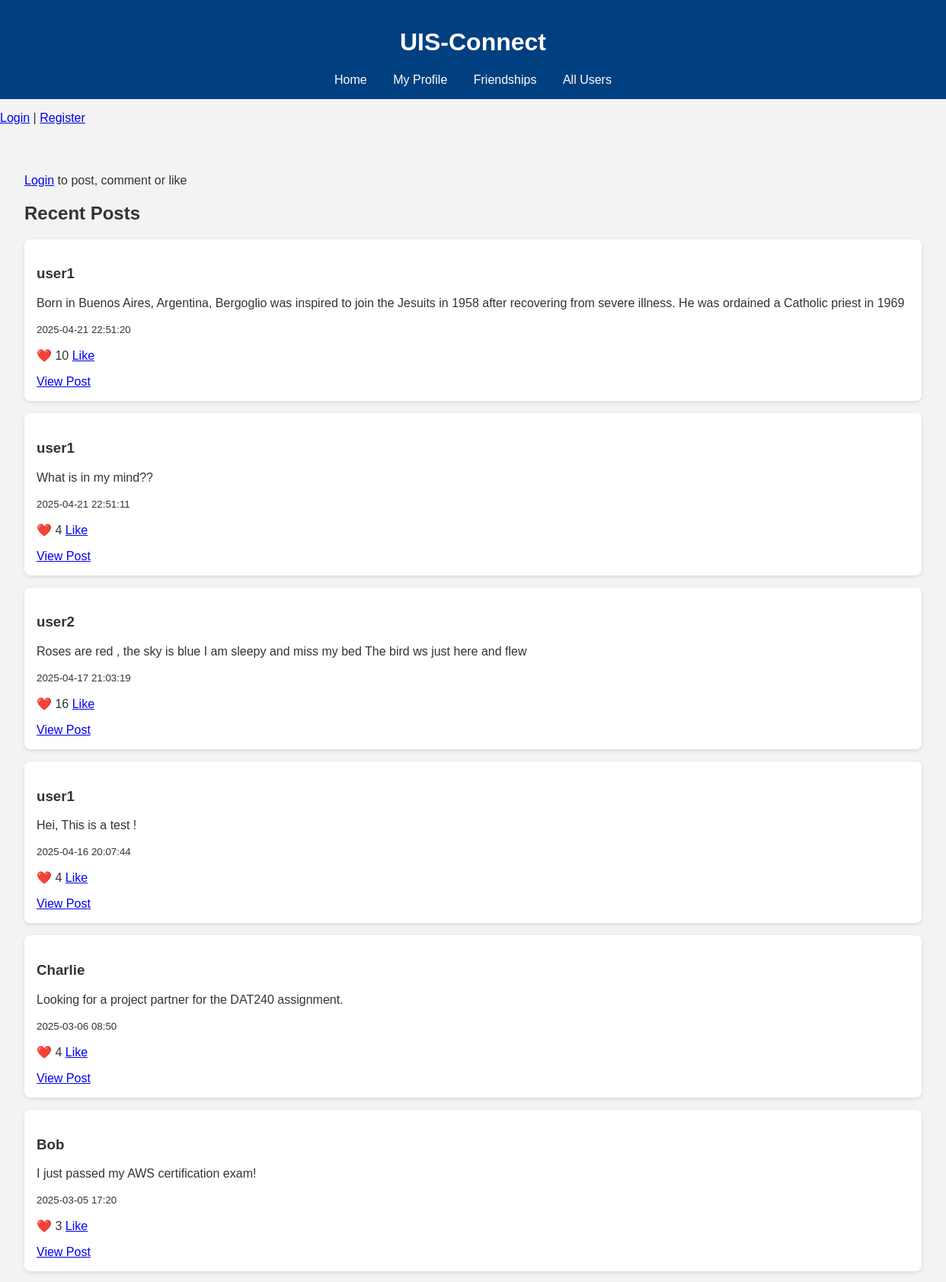
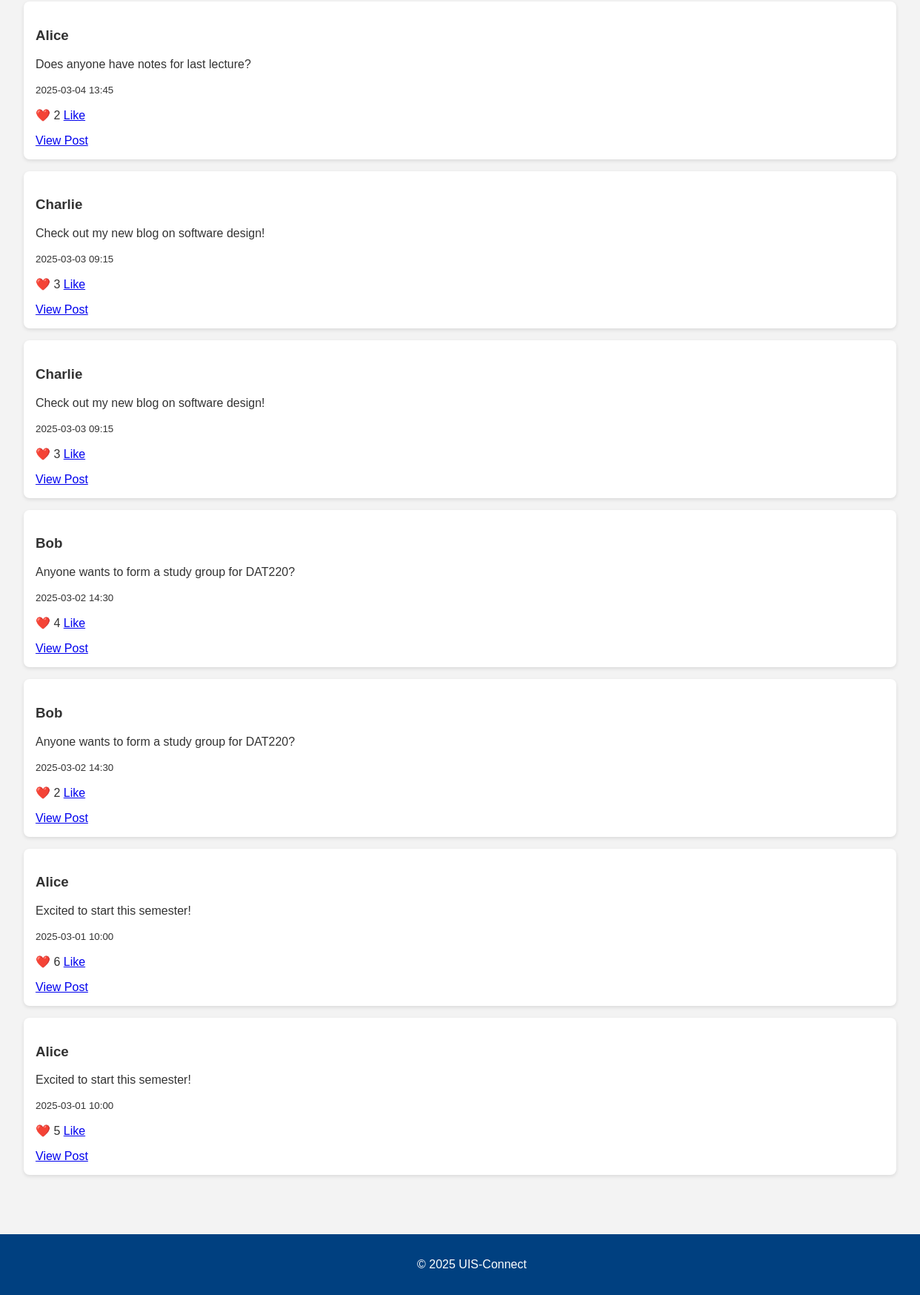
The page / on the database its author committed (2 pictures, top to bottom).
### tables this page shows
CREATE TABLE posts (
    id INTEGER PRIMARY KEY AUTOINCREMENT,
    user_id INTEGER,
    content TEXT,
    timestamp TEXT,
    FOREIGN KEY(user_id) REFERENCES users(id)
);

CREATE TABLE users (
    id INTEGER PRIMARY KEY AUTOINCREMENT,
    username TEXT NOT NULL,
    major TEXT,
    interests TEXT
, study_level TEXT CHECK (study_level IN ('Bachelor', 'Master', 'PhD')), campus TEXT CHECK (campus IN ('Ullandhaug', 'Bjergsted', 'Arkeologisk museum')), student_number TEXT);

### app.py (the view)
@app.route('/')
def index():
    posts = get_all_posts()
    return render_template('index.html', posts=posts)

### db_utils.py (called while the page is built)
def get_db_connection():
    conn = sqlite3.connect(DATABASE)
    conn.row_factory = sqlite3.Row
    return conn

def get_all_posts():
    conn = get_db_connection()
    posts = conn.execute("""
        SELECT posts.id, posts.content, posts.timestamp, users.username,
            (SELECT COUNT(*) FROM likes WHERE likes.post_id = posts.id) AS like_count
        FROM posts
        JOIN users ON posts.user_id = users.id
        ORDER BY posts.timestamp DESC
    """).fetchall()
    conn.close()
    return posts

### templates/index.html (shortened to what this page needs)
{% extends "base.html" %}
{% block content %}
{% if session.get('username') %}
    <p>Welcome, {{ session.username }}! <a href="{{ url_for('logout') }}">Logout</a></p>
    <a href="{{ url_for('new_post') }}">+ New Post</a>
{% else %}
    <p><a href="{{ url_for('login') }}">Login</a> to post, comment or like</p>
{% endif %}
<h2>Recent Posts</h2>
{% for post in posts %}
    <div class="post">
        <h3>{{ post.username }}</h3>
        <p>{{ post.content }}</p>
        <p><small>{{ post.timestamp }}</small></p>
        <p>❤️ {{ post.like_count }} <a href="{{ url_for('like', post_id=post.id) }}">Like</a></p>
        <a href="{{ url_for('post', post_id=post.id) }}">View Post</a>
    </div>
{% endfor %}
{% endblock %}

### static/style.css (style rules this page uses)
body { font-family: Arial, sans-serif; margin: 0; padding: 0; background-color: #f3f3f3; color: #333; }
.post, .comment { background-color: white; border-radius: 8px; padding: 1rem; margin-bottom: 1rem; box-shadow: 0 2px 5px rgba(0,0,0,0.1); }

### rows shown on the page
posts: username "user1", content "Born in Buenos Aires, Argentina, Bergoglio was inspired to join the Jesuits in 1958 after recovering from severe illness. He was ordained a Catholic priest in 1969", timestamp "2025-04-21 22:51:20", like_count "10"
posts: username "user1", content "What is in my mind??", timestamp "2025-04-21 22:51:11", like_count "4"
posts: username "user2", content "Roses are red , the sky is blue I am sleepy and miss my bed The bird ws just here and flew", timestamp "2025-04-17 21:03:19", like_count "16"
posts: username "user1", content "Hei, This is a test !", timestamp "2025-04-16 20:07:44", like_count "4"
posts: username "Charlie", content "Looking for a project partner for the DAT240 assignment.", timestamp "2025-03-06 08:50", like_count "4"
posts: username "Bob", content "I just passed my AWS certification exam!", timestamp "2025-03-05 17:20", like_count "3"
posts: username "Alice", content "Does anyone have notes for last lecture?", timestamp "2025-03-04 13:45", like_count "2"
posts: username "Charlie", content "Check out my new blog on software design!", timestamp "2025-03-03 09:15", like_count "3"
posts: username "Charlie", content "Check out my new blog on software design!", timestamp "2025-03-03 09:15", like_count "3"
posts: username "Bob", content "Anyone wants to form a study group for DAT220?", timestamp "2025-03-02 14:30", like_count "4"
posts: username "Bob", content "Anyone wants to form a study group for DAT220?", timestamp "2025-03-02 14:30", like_count "2"
posts: username "Alice", content "Excited to start this semester!", timestamp "2025-03-01 10:00", like_count "6"
posts: username "Alice", content "Excited to start this semester!", timestamp "2025-03-01 10:00", like_count "5"
